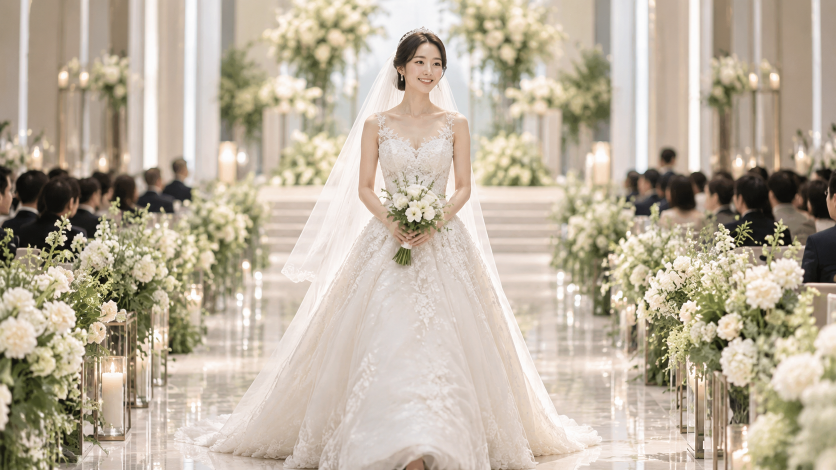
#> input picture assets/img/song-options/bride-entrance-v1.png, 1672 x 940 px (shown at 1/2 size); its folder holds 2 pictures in this run
$ python optimize-entrance-images.py
#> lines starting #> are read from the running program, lines starting #| are printed output that depends on the picture
"""Resize generated originals for option thumbnails without changing their content."""
from pathlib import Path
from PIL import Image

folder = Path(__file__).resolve().parent.parent / 'assets' / 'img' / 'song-options'
for role in ('bride', 'groom'):
    source = folder / f'{role}-entrance-v1.png'
    target = folder / f'{role}-entrance-v1.webp'
    with Image.open(source) as image:
#> image is the input picture: PIL image 1672x940 RGB; mean R, G, B 189.3, 177.6, 159.7
        image = image.convert('RGB')
        image.thumbnail((640, 360), Image.Resampling.LANCZOS)
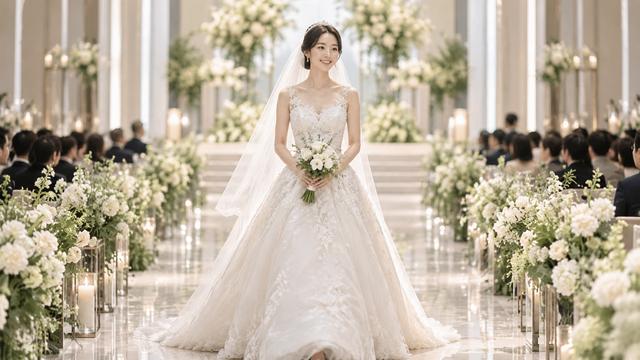
#> image: PIL image 640x360 RGB; mean R, G, B 189.3, 177.6, 159.7
        image.save(target, format='WEBP', quality=84, method=6)
    print(f'{target.name}: {target.stat().st_size} bytes')
#> pass 2 of the loop `for role in ('bride', 'groom'):`:
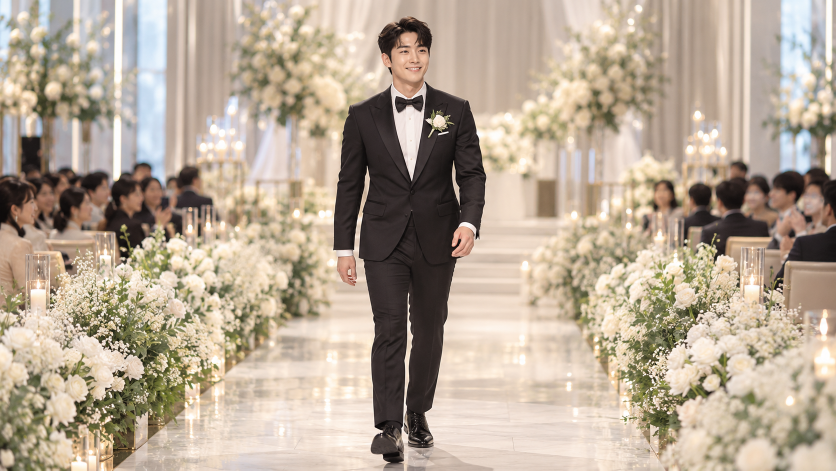
#> input picture assets/img/song-options/groom-entrance-v1.png, 1672 x 941 px (shown at 1/2 size)
#> image is the input picture: PIL image 1672x941 RGB; mean R, G, B 182.7, 167.4, 149.8
#> `image.thumbnail((640, 360), Image.Resampling.LANCZOS)`:
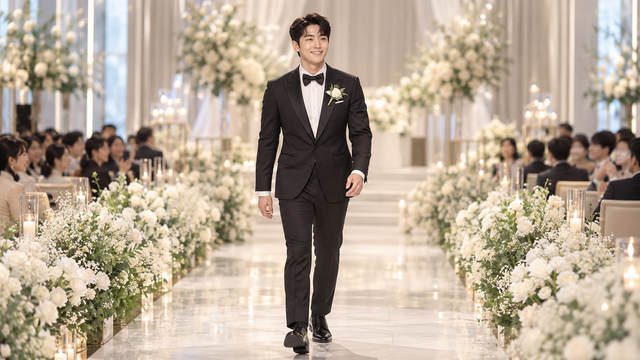
#> image: PIL image 640x360 RGB; mean R, G, B 182.6, 167.4, 149.8
